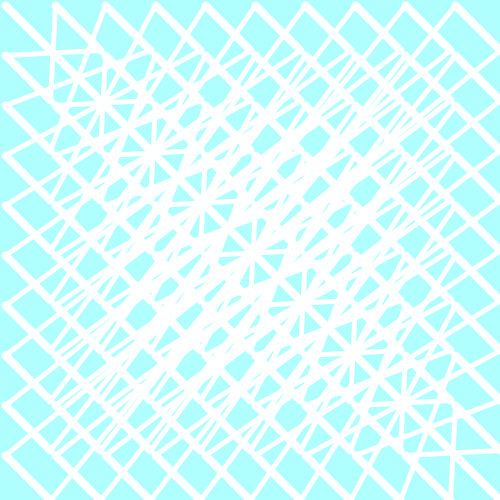
Frame 1 (no input)
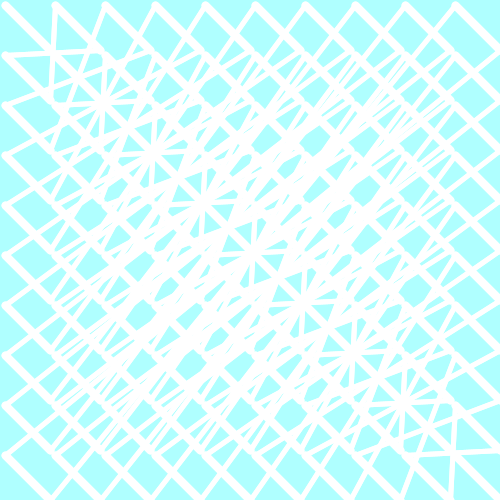
Frame 2 (the mouse pressed at the canvas centre, redrawn once)

The Processing sketch that drew these frames (run headless with seeded random() and noise(); the mouse was pressed at the canvas centre and the sketch redrawn once):

// Processing sketch: processing_82167
// ── processing_82167.pde

void setup () {
  size(500, 500);
  background(175,470, 582);
  smooth();
}
//décliner des traits sur une longueur
void draw()
{
  noFill();
  for (int posx = 5; posx<width; posx = posx+50)
  {
    for (int posY =5; posY<height; posY = posY+50)
    {
      strokeWeight(8);
      stroke(255);
      line(posx,posY,posx+45,posY+45);
      stroke(255);
    strokeWeight(5);
      line(posY,posx,posx+45,posY+45);
    }
  }
  noLoop();
}
